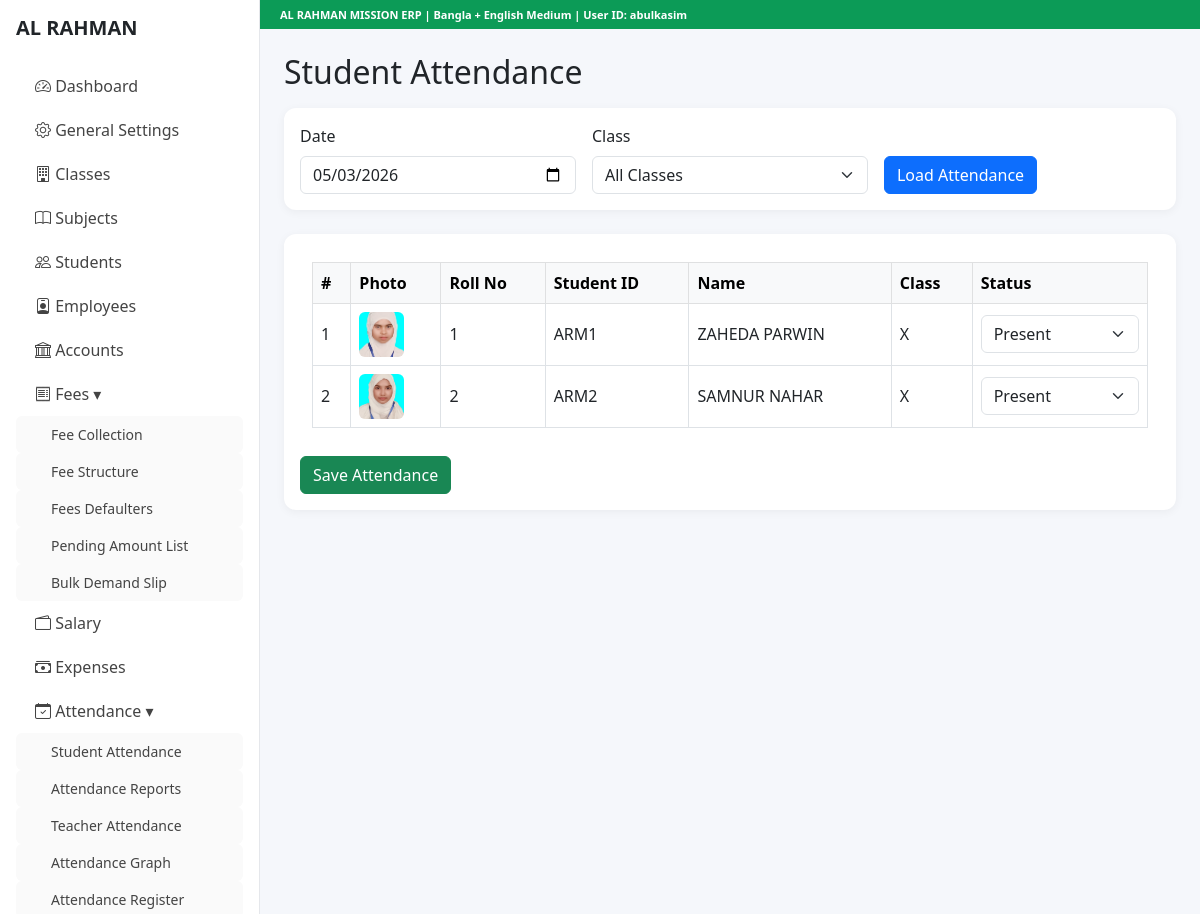
The app's page /attendance/students/ (signed in, upper part), older data.
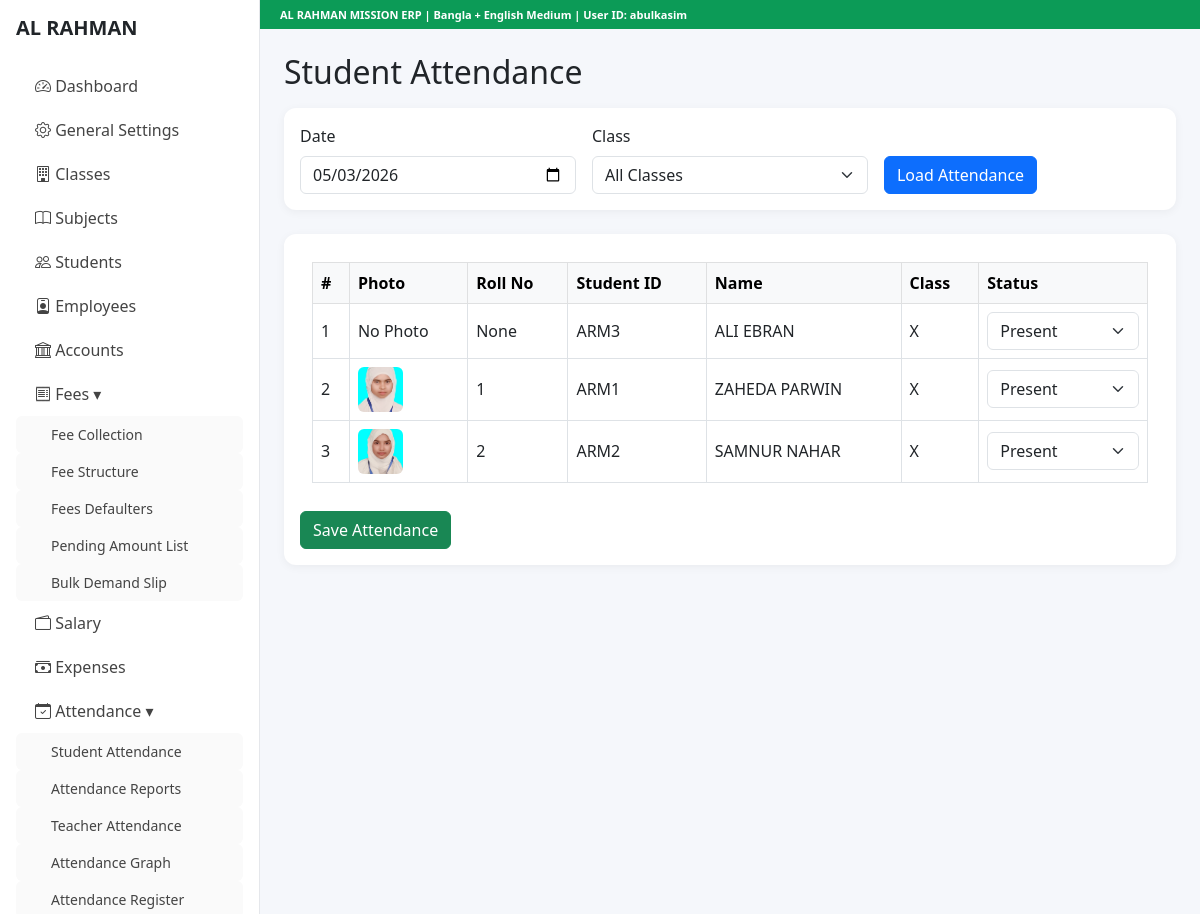
The same page, newer data.
### students/models.py (models this page shows, shortened)
class Student(models.Model):
    student_id = models.CharField(max_length=20, unique=True, blank=True)
    registration_no = models.CharField(max_length=50, unique=True, blank=True)
    login_username = models.CharField(max_length=100, unique=True, blank=True, null=True)
    login_password = models.CharField(max_length=150, blank=True, null=True)
    login_enabled = models.BooleanField(default=True)
    student_name = models.CharField(max_length=150)
    admission_no = models.CharField(max_length=50, blank=True, null=True)
    admission_date = models.DateField()
    current_session = models.ForeignKey(
        AcademicSession,
        on_delete=models.SET_NULL,
        blank=True,
        null=True
    )
    class_assigned = models.ForeignKey(Class, on_delete=models.CASCADE)
    roll_no = models.PositiveIntegerField(blank=True, null=True)
    father_name = models.CharField(max_length=150, blank=True, null=True)
    mother_name = models.CharField(max_length=150, blank=True, null=True)
    guardian_name = models.CharField(max_length=150, blank=True, null=True)
    phone = models.CharField(max_length=20, blank=True, null=True)
    gender = models.CharField(
        max_length=20,
        choices=[
            ('Male', 'Male'),
            ('Female', 'Female'),
            ('Other', 'Other'),
        ],
        blank=True,
        null=True
    )
    date_of_birth = models.DateField(blank=True, null=True)
    aadhaar_number = models.CharField(max_length=30, blank=True, null=True)
    transport_required = models.BooleanField(default=False)
    transport_details = models.CharField(max_length=255, blank=True, null=True)
    previous_school = models.CharField(max_length=255, blank=True, null=True)
    address = models.TextField(blank=True, null=True)
    photo = models.ImageField(upload_to='students/', blank=True, null=True)
    is_active = models.BooleanField(default=True)
    sibling_of = models.ForeignKey(
        'self',
        on_delete=models.SET_NULL,
        blank=True,
        null=True,
        related_name='siblings'
    )
    created_at = models.DateTimeField(auto_now_add=True)

### academics/models.py (models this page shows)
class Class(models.Model):
    class_name = models.CharField(max_length=50)
    def __str__(self):
        return self.class_name

### attendance/views.py (the view, shortened to what this page needs)
# urls.py: path('students/', views.student_attendance, name='student_attendance'),
@login_required
def student_attendance(request):
    selected_date = request.GET.get('date')
    selected_class = request.GET.get('class_id')
    if selected_date:
        attendance_date = selected_date
    else:
        attendance_date = timezone.now().date().isoformat()
    classes = Class.objects.all().order_by('class_name')
    students = Student.objects.select_related('class_assigned').filter(is_active=True).order_by('roll_no', 'student_name')
    if selected_class:
        students = students.filter(class_assigned_id=selected_class)
    existing_records = StudentAttendance.objects.filter(date=attendance_date)
    existing_status_map = {record.student_id: record.status for record in existing_records}
    for student in students:
        student.current_status = existing_status_map.get(student.id, 'Present')
    is_update = existing_records.exists()
    context = {
        'students': students,
        'classes': classes,
        'attendance_date': attendance_date,
        'selected_class': selected_class,
        'is_update': is_update,
    }
    return render(request, 'attendance/student_attendance.html', context)

### templates/attendance/student_attendance.html (shortened to what this page needs)
{% extends 'base.html' %}
{% block content %}
<h2 class="mb-3">Student Attendance</h2>
<div class="card card-box mb-4">
    <div class="card-body">
        <form method="get" class="row g-3">
            <div class="col-md-4">
                <label class="form-label">Date</label>
                <input type="date" name="date" value="{{ attendance_date }}" class="form-control">
            </div>
            <div class="col-md-4">
                <label class="form-label">Class</label>
                <select name="class_id" class="form-select">
                    <option value="">All Classes</option>
                </select>
            </div>
            <div class="col-md-4 d-flex align-items-end">
                <button type="submit" class="btn btn-primary">Load Attendance</button>
            </div>
        </form>
    </div>
</div>
<div class="card card-box">
    <div class="card-body">
        <form method="post">
            <div class="table-responsive">
                <table class="table table-bordered align-middle">
                    <thead class="table-light">
                        <tr>
                            <th>#</th>
                            <th>Photo</th>
                            <th>Roll No</th>
                            <th>Student ID</th>
                            <th>Name</th>
                            <th>Class</th>
                            <th>Status</th>
                        </tr>
                    </thead>
                    <tbody>
                        {% for s in students %}
                        <tr>
                            <td>{{ forloop.counter }}</td>
                            <td>
                                {% if s.photo %}
                                    <img src="{{ s.photo.url }}" width="45" height="45" style="object-fit: cover; border-radius: 6px;">
                                {% else %}
                                    No Photo
                                {% endif %}
                            </td>
                            <td>{{ s.roll_no }}</td>
                            <td>{{ s.student_id }}</td>
                            <td>{{ s.student_name }}</td>
                            <td>{{ s.class_assigned }}</td>
                            <td>
                                <select name="status_{{ s.id }}" class="form-select">
                                    <option value="Present" {% if s.current_status == 'Present' %}selected{% endif %}>Present</option>
                                </select>
                            </td>
                        </tr>
                        {% empty %}
                        <tr>
                            <td colspan="7" class="text-center">No students found for this filter.</td>
                        </tr>
                        {% endfor %}
                    </tbody>
                </table>
            </div>
            <button type="submit" class="btn btn-success">
                {% if is_update %}Update Attendance{% else %}Save Attendance{% endif %}
            </button>
        </form>
    </div>
</div>
{% endblock %}

Row changes from the older to the newer data that the page shows:
added Student: photo "No Photo", roll_no "None", student_id "ARM3", student_name "ALI EBRAN", class_assigned "X", id "Present"
